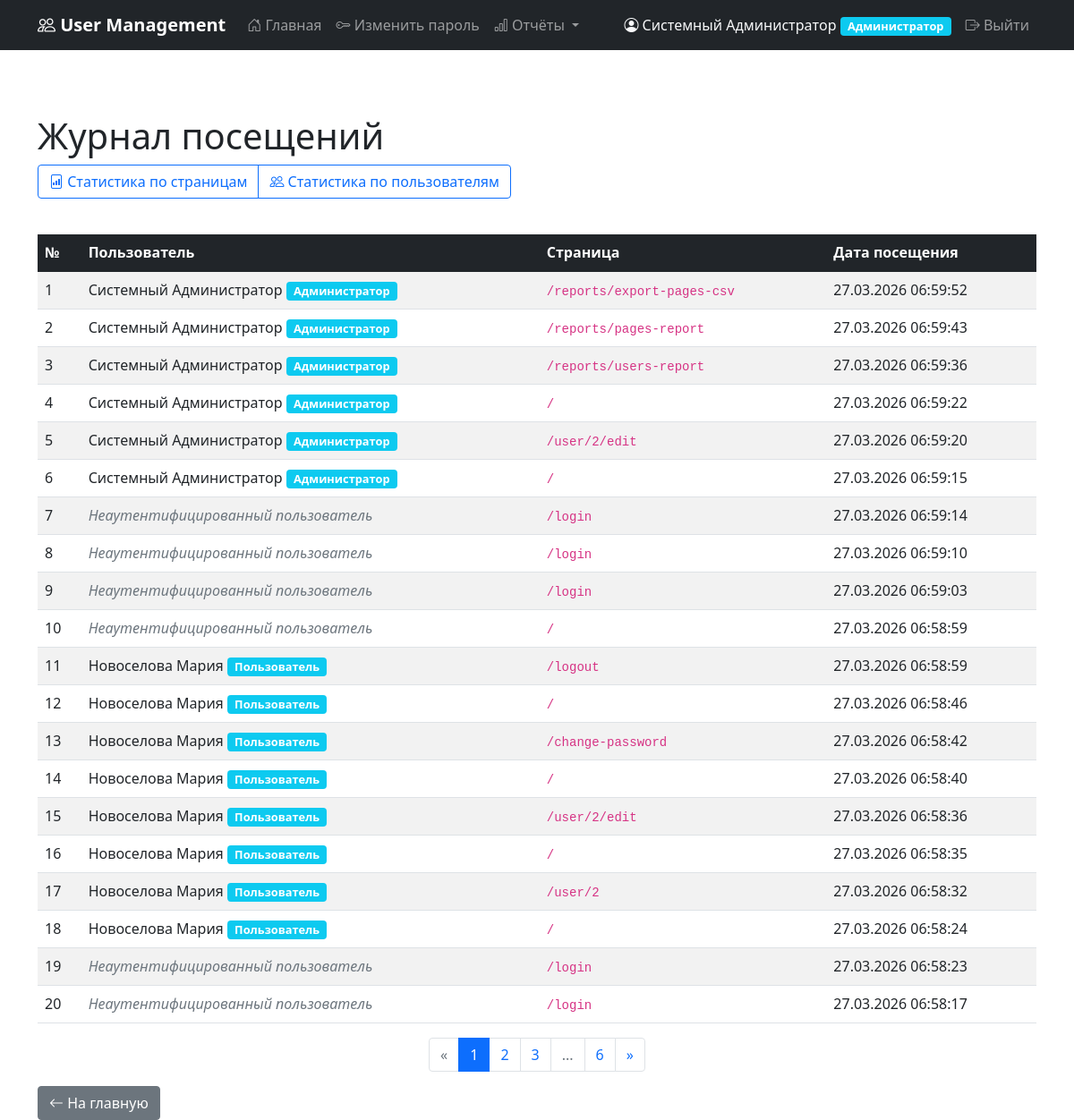
The page /reports/logs (signed in) on the database its author committed.
### models.py (models this page shows, shortened)
class User(UserMixin, db.Model):
    __tablename__ = 'users'
    id = db.Column(db.Integer, primary_key=True)
    username = db.Column(db.String(80), unique=True, nullable=False)
    password_hash = db.Column(db.String(200), nullable=False)
    last_name = db.Column(db.String(50))
    first_name = db.Column(db.String(50), nullable=False)
    patronymic = db.Column(db.String(50))
    role_id = db.Column(db.Integer, db.ForeignKey('roles.id'))
    created_at = db.Column(db.DateTime, default=datetime.utcnow)
    visit_logs = db.relationship('VisitLog', backref='user', lazy=True)
    @property
    def password(self):
        raise AttributeError('password is not a readable attribute')
    @property
    def full_name(self):
        parts = [self.last_name or '', self.first_name or '', self.patronymic or '']
        return ' '.join(filter(None, parts)).strip() or self.username
    def has_role(self, role_name):
        return self.role and self.role.name == role_name

class Role(db.Model):
    __tablename__ = 'roles'
    id = db.Column(db.Integer, primary_key=True)
    name = db.Column(db.String(50), unique=True, nullable=False)
    description = db.Column(db.String(200))
    users = db.relationship('User', backref='role', lazy=True)

class VisitLog(db.Model):
    __tablename__ = 'visit_logs'
    id = db.Column(db.Integer, primary_key=True)
    path = db.Column(db.String(100), nullable=False)
    user_id = db.Column(db.Integer, db.ForeignKey('users.id'), nullable=True)
    created_at = db.Column(db.DateTime, default=datetime.utcnow)

### reports/views.py (the view)
@reports_bp.route('/logs')
def logs():
    page = request.args.get('page', 1, type=int)
    if current_user.has_role('Пользователь'):
        logs_query = VisitLog.query.filter_by(user_id=current_user.id)
    else:
        logs_query = VisitLog.query
    pagination = logs_query.order_by(desc(VisitLog.created_at)).paginate(
        page=page, per_page=PER_PAGE, error_out=False
    )
    logs = pagination.items
    return render_template('reports/logs.html',
                         logs=logs,
                         pagination=pagination,
                         has_admin_role=current_user.has_role('Администратор'))

### app.py (called while the page is built, shortened)
@app.before_request
def log_visit():
    if request.path.startswith('/static') or request.path == '/favicon.ico':
        return
    if request.path.startswith('/reports/logs'):
        return

@login_manager.user_loader
def load_user(user_id):
    return User.query.get(int(user_id))

@app.context_processor
def inject_user_role():
    return dict(has_admin_role=current_user.has_role('Администратор') if current_user.is_authenticated else False)

### reports/views.py (called while the page is built)
@reports_bp.before_request
@login_required
def before_request():
    pass

### templates/reports/logs.html
{% extends "base.html" %}
{% block content %}
<div class="row">
    <div class="col-md-12">
        <h1 class="mt-5">Журнал посещений</h1>
        {% if has_admin_role %}
        <div class="btn-group mb-3">
            <a href="{{ url_for('reports.pages_report') }}" class="btn btn-outline-primary">
                <i class="bi bi-file-bar-graph"></i> Статистика по страницам
            </a>
            <a href="{{ url_for('reports.users_report') }}" class="btn btn-outline-primary">
                <i class="bi bi-people"></i> Статистика по пользователям
            </a>
        </div>
        {% endif %}
        <div class="table-responsive mt-4">
            <table class="table table-striped table-hover">
                <thead class="table-dark">
                    <tr>
                        <th>№</th>
                        <th>Пользователь</th>
                        <th>Страница</th>
                        <th>Дата посещения</th>
                    </tr>
                </thead>
                <tbody>
                    {% for log in logs %}
                    <tr>
                        <td>{{ loop.index + (pagination.page - 1) * pagination.per_page }}</td>
                        <td>
                            {% if log.user %}
                                {{ log.user.full_name }}
                                {% if log.user.role %}
                                    <span class="badge bg-info">{{ log.user.role.name }}</span>
                                {% endif %}
                            {% else %}
                                <span class="text-muted fst-italic">Неаутентифицированный пользователь</span>
                            {% endif %}
                        </td>
                        <td><code>{{ log.path }}</code></td>
                        <td>{{ log.created_at.strftime('%d.%m.%Y %H:%M:%S') }}</td>
                    </tr>
                    {% else %}
                    <tr>
                        <td colspan="4" class="text-center">Записей не найдено</td>
                    </tr>
                    {% endfor %}
                </tbody>
            </table>
        </div>
        {% if pagination.pages > 1 %}
        <nav aria-label="Page navigation">
            <ul class="pagination justify-content-center">
                {% if pagination.has_prev %}
                <li class="page-item">
                    <a class="page-link" href="{{ url_for('reports.logs', page=pagination.prev_num) }}">«</a>
                </li>
                {% else %}
                <li class="page-item disabled">
                    <span class="page-link">«</span>
                </li>
                {% endif %}
                {% for page_num in pagination.iter_pages(left_edge=1, right_edge=1, left_current=2, right_current=2) %}
                    {% if page_num %}
                        {% if page_num == pagination.page %}
                        <li class="page-item active">
                            <span class="page-link">{{ page_num }}</span>
                        </li>
                        {% else %}
                        <li class="page-item">
                            <a class="page-link" href="{{ url_for('reports.logs', page=page_num) }}">{{ page_num }}</a>
                        </li>
                        {% endif %}
                    {% else %}
                        <li class="page-item disabled">
                            <span class="page-link">...</span>
                        </li>
                    {% endif %}
                {% endfor %}
                {% if pagination.has_next %}
                <li class="page-item">
                    <a class="page-link" href="{{ url_for('reports.logs', page=pagination.next_num) }}">»</a>
                </li>
                {% else %}
                <li class="page-item disabled">
                    <span class="page-link">»</span>
                </li>
                {% endif %}
            </ul>
        </nav>
        {% endif %}
        <div class="mt-3">
            <a href="{{ url_for('index') }}" class="btn btn-secondary">
                <i class="bi bi-arrow-left"></i> На главную
            </a>
        </div>
    </div>
</div>
{% endblock %}

### templates/base.html (shortened to what this page needs)
<!DOCTYPE html>
<html lang="ru">
<head>
    <link href="https://cdn.jsdelivr.net/npm/bootstrap@5.1.3/dist/css/bootstrap.min.css" rel="stylesheet">
    <link rel="stylesheet" href="https://cdn.jsdelivr.net/npm/bootstrap-icons@1.8.1/font/bootstrap-icons.css">
</head>
<body>
    <nav class="navbar navbar-expand-lg navbar-dark bg-dark fixed-top">
        <div class="container">
            <a class="navbar-brand" href="{{ url_for('index') }}">
                <i class="bi bi-people"></i> User Management
            </a>
            <div class="collapse navbar-collapse" id="navbarNav">
                <ul class="navbar-nav me-auto">
                    <li class="nav-item">
                        <a class="nav-link" href="{{ url_for('index') }}">
                            <i class="bi bi-house-door"></i> Главная
                        </a>
                    </li>
                    {% if current_user.is_authenticated %}
                    <li class="nav-item">
                        <a class="nav-link" href="{{ url_for('change_password') }}">
                            <i class="bi bi-key"></i> Изменить пароль
                        </a>
                    </li>
                    <li class="nav-item dropdown">
                        <a class="nav-link dropdown-toggle" href="#" id="reportsDropdown" role="button" data-bs-toggle="dropdown">
                            <i class="bi bi-bar-chart"></i> Отчёты
                        </a>
                    </li>
                    {% endif %}
                </ul>
                <ul class="navbar-nav">
                    {% if current_user.is_authenticated %}
                    <li class="nav-item">
                        <span class="nav-link text-light">
                            <i class="bi bi-person-circle"></i> {{ current_user.full_name }}
                            {% if current_user.role %}
                                <span class="badge bg-info">{{ current_user.role.name }}</span>
                            {% endif %}
                        </span>
                    </li>
                    <li class="nav-item">
                        <a class="nav-link" href="{{ url_for('logout') }}">
                            <i class="bi bi-box-arrow-right"></i> Выйти
                        </a>
                    </li>
                    {% else %}
                    <li class="nav-item">
                        <a class="nav-link" href="{{ url_for('login') }}">
                            <i class="bi bi-box-arrow-in-right"></i> Войти
                        </a>
                    </li>
                    {% endif %}
                </ul>
            </div>
        </div>
    </nav>
    <div class="container">
        {% block content %}{% endblock %}
    </div>
</body>
</html>

### templates/base.html (style rules this page uses)
body { padding-top: 60px; }
.navbar-brand { font-weight: bold; }
.badge { font-size: 0.8rem; }

### rows shown on the page
User: full_name "Системный Администратор"
Role: role.name "Администратор"
VisitLog: user.full_name "Системный Администратор", user.role.name "Администратор", path "/reports/export-pages-csv", created_at "27.03.2026 06:59:52"
VisitLog: user.full_name "Системный Администратор", user.role.name "Администратор", path "/reports/pages-report", created_at "27.03.2026 06:59:43"
VisitLog: user.full_name "Системный Администратор", user.role.name "Администратор", path "/reports/users-report", created_at "27.03.2026 06:59:36"
VisitLog: user.full_name "Системный Администратор", user.role.name "Администратор", path "/", created_at "27.03.2026 06:59:22"
VisitLog: user.full_name "Системный Администратор", user.role.name "Администратор", path "/user/2/edit", created_at "27.03.2026 06:59:20"
VisitLog: user.full_name "Системный Администратор", user.role.name "Администратор", path "/", created_at "27.03.2026 06:59:15"
VisitLog: shows "Неаутентифицированный пользователь", path "/login", created_at "27.03.2026 06:59:14"
VisitLog: shows "Неаутентифицированный пользователь", path "/login", created_at "27.03.2026 06:59:10"
VisitLog: shows "Неаутентифицированный пользователь", path "/login", created_at "27.03.2026 06:59:03"
VisitLog: shows "Неаутентифицированный пользователь", path "/", created_at "27.03.2026 06:58:59"
VisitLog: user.full_name "Новоселова Мария", user.role.name "Пользователь", path "/logout", created_at "27.03.2026 06:58:59"
VisitLog: user.full_name "Новоселова Мария", user.role.name "Пользователь", path "/", created_at "27.03.2026 06:58:46"
VisitLog: user.full_name "Новоселова Мария", user.role.name "Пользователь", path "/change-password", created_at "27.03.2026 06:58:42"
VisitLog: user.full_name "Новоселова Мария", user.role.name "Пользователь", path "/", created_at "27.03.2026 06:58:40"
VisitLog: user.full_name "Новоселова Мария", user.role.name "Пользователь", path "/user/2/edit", created_at "27.03.2026 06:58:36"
VisitLog: user.full_name "Новоселова Мария", user.role.name "Пользователь", path "/", created_at "27.03.2026 06:58:35"
VisitLog: user.full_name "Новоселова Мария", user.role.name "Пользователь", path "/user/2", created_at "27.03.2026 06:58:32"
VisitLog: user.full_name "Новоселова Мария", user.role.name "Пользователь", path "/", created_at "27.03.2026 06:58:24"
VisitLog: shows "Неаутентифицированный пользователь", path "/login", created_at "27.03.2026 06:58:23"
VisitLog: shows "Неаутентифицированный пользователь", path "/login", created_at "27.03.2026 06:58:17"

### other values the page prints
{{ page_num }} "1"
{{ page_num }} "2" "3" "6"
